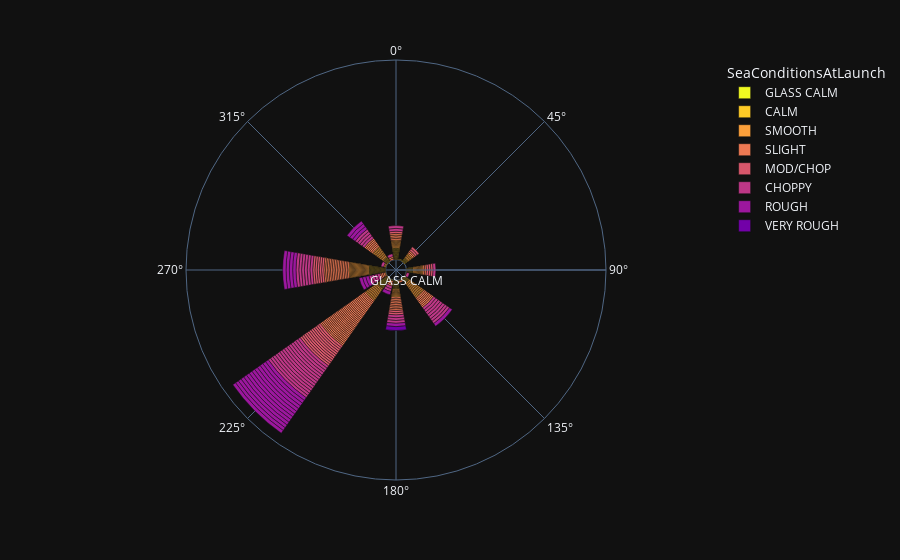

This figure's notebook cell:
### Code cell
import plotly.express as px

fig = px.bar_polar(df, r="SeaConditionsAtLaunch", theta="WindDirectionAtLaunch",
                   color="SeaConditionsAtLaunch", template="plotly_dark",
                   color_discrete_sequence= px.colors.sequential.Plasma_r, 
                   category_orders = {"SeaConditionsAtLaunch": 
                                      ['GLASS CALM', 'CALM', 'SMOOTH','SLIGHT', 'MOD/CHOP', 'CHOPPY','ROUGH', 'VERY ROUGH']})
fig.show()

### Figure 1 — Plotly figure (JSON) as saved in the notebook; plotly's stock layout.template omitted (floating-point values rounded to 4 significant figures; data arrays with more than 128 entries replaced by an {"elided": "..."} marker saying what was removed)
{"data": [{"hovertemplate": "SeaConditionsAtLaunch=%{r}<br>WindDirectionAtLaunch=%{theta}<extra></extra>", "legendgroup": "GLASS CALM", "marker": {"color": "#f0f921", "pattern": {"shape": ""}}, "name": "GLASS CALM", "r": ["GLASS CALM"], "showlegend": true, "subplot": "polar", "theta": [90], "type": "barpolar"}, {"hovertemplate": "SeaConditionsAtLaunch=%{r}<br>WindDirectionAtLaunch=%{theta}<extra></extra>", "legendgroup": "CALM", "marker": {"color": "#fdca26", "pattern": {"shape": ""}}, "name": "CALM", "r": {"elided": "137 str values"}, "showlegend": true, "subplot": "polar", "theta": {"elided": "137 int values"}, "type": "barpolar"}, {"hovertemplate": "SeaConditionsAtLaunch=%{r}<br>WindDirectionAtLaunch=%{theta}<extra></extra>", "legendgroup": "SMOOTH", "marker": {"color": "#fb9f3a", "pattern": {"shape": ""}}, "name": "SMOOTH", "r": ["SMOOTH", "SMOOTH", "SMOOTH", "SMOOTH", "SMOOTH", "SMOOTH", "SMOOTH", "SMOOTH", "SMOOTH", "SMOOTH", "SMOOTH", "SMOOTH", "SMOOTH", "SMOOTH", "SMOOTH", "SMOOTH", "SMOOTH", "SMOOTH", "SMOOTH", "SMOOTH", "SMOOTH", "SMOOTH", "SMOOTH", "SMOOTH", "SMOOTH", "SMOOTH", "SMOOTH", "SMOOTH", "SMOOTH", "SMOOTH", "SMOOTH", "SMOOTH", "SMOOTH", "SMOOTH", "SMOOTH", "SMOOTH", "SMOOTH", "SMOOTH", "SMOOTH", "SMOOTH", "SMOOTH", "SMOOTH", "SMOOTH", "SMOOTH", "SMOOTH", "SMOOTH", "SMOOTH", "SMOOTH", "SMOOTH", "SMOOTH", "SMOOTH", "SMOOTH", "SMOOTH", "SMOOTH", "SMOOTH", "SMOOTH", "SMOOTH", "SMOOTH", "SMOOTH", "SMOOTH", "SMOOTH", "SMOOTH", "SMOOTH", "SMOOTH", "SMOOTH", "SMOOTH", "SMOOTH", "SMOOTH", "SMOOTH", "SMOOTH", "SMOOTH", "SMOOTH", "SMOOTH", "SMOOTH", "SMOOTH", "SMOOTH", "SMOOTH", "SMOOTH", "SMOOTH", "SMOOTH", "SMOOTH", "SMOOTH", "SMOOTH", "SMOOTH", "SMOOTH", "SMOOTH", "SMOOTH", "SMOOTH", "SMOOTH", "SMOOTH"], "showlegend": true, "subplot": "polar", "theta": [225, 0, 225, 225, 0, 90, 225, 45, 135, 0, 315, 270, 225, 45, 248, 225, 270, 270, 225, 135, 135, 135, 180, 135, 90, 315, 180, 270, 45, 90, 315, 225, 180, 293, 180, 270, 315, 270, 270, 270, 315, 180, 0, 270, 180, 45, 45, 0, 225, 90, 180, 293, 135, 315, 90, 270, 270, 225, 225, 135, 315, 315, 315, 270, 0, 225, 135, 315, 90, 135, 135, 270, 135, 315, 90, 135, 135, 270, 135, 315, 90, 135, 135, 270, 270, 90, 225, 270, 270, 0], "type": "barpolar"}, {"hovertemplate": "SeaConditionsAtLaunch=%{r}<br>WindDirectionAtLaunch=%{theta}<extra></extra>", "legendgroup": "SLIGHT", "marker": {"color": "#ed7953", "pattern": {"shape": ""}}, "name": "SLIGHT", "r": ["SLIGHT", "SLIGHT", "SLIGHT", "SLIGHT", "SLIGHT", "SLIGHT", "SLIGHT", "SLIGHT", "SLIGHT", "SLIGHT", "SLIGHT", "SLIGHT", "SLIGHT", "SLIGHT", "SLIGHT", "SLIGHT", "SLIGHT", "SLIGHT", "SLIGHT", "SLIGHT", "SLIGHT", "SLIGHT", "SLIGHT", "SLIGHT", "SLIGHT", "SLIGHT", "SLIGHT", "SLIGHT", "SLIGHT", "SLIGHT", "SLIGHT", "SLIGHT", "SLIGHT", "SLIGHT", "SLIGHT", "SLIGHT", "SLIGHT", "SLIGHT", "SLIGHT", "SLIGHT", "SLIGHT", "SLIGHT", "SLIGHT", "SLIGHT", "SLIGHT", "SLIGHT", "SLIGHT", "SLIGHT", "SLIGHT", "SLIGHT", "SLIGHT", "SLIGHT", "SLIGHT", "SLIGHT", "SLIGHT", "SLIGHT", "SLIGHT", "SLIGHT", "SLIGHT", "SLIGHT", "SLIGHT", "SLIGHT", "SLIGHT", "SLIGHT", "SLIGHT", "SLIGHT", "SLIGHT", "SLIGHT", "SLIGHT", "SLIGHT", "SLIGHT", "SLIGHT", "SLIGHT", "SLIGHT", "SLIGHT", "SLIGHT", "SLIGHT", "SLIGHT", "SLIGHT", "SLIGHT", "SLIGHT", "SLIGHT", "SLIGHT", "SLIGHT", "SLIGHT", "SLIGHT"], "showlegend": true, "subplot": "polar", "theta": [180, 270, 225, 225, 135, 135, 0, 270, 135, 315, 225, 135, 180, 203, 315, 270, 338, 270, 225, 225, 45, 203, 315, 180, 180, 248, 225, 203, 135, 270, 225, 225, 225, 270, 248, 45, 0, 270, 225, 315, 315, 315, 225, 338, 0, 158, 225, 225, 225, 270, 225, 248, 135, 225, 225, 225, 180, 270, 225, 270, 180, 270, 135, 90, 225, 225, 225, 270, 270, 225, 225, 225, 90, 225, 180, 225, 225, 225, 225, 270, 0, 225, 225, 225, 270, 180], "type": "barpolar"}, {"hovertemplate": "SeaConditionsAtLaunch=%{r}<br>WindDirectionAtLaunch=%{theta}<extra></extra>", "legendgroup": "MOD/CHOP", "marker": {"color": "#d8576b", "pattern": {"shape": ""}}, "name": "MOD/CHOP", "r": ["MOD/CHOP", "MOD/CHOP", "MOD/CHOP", "MOD/CHOP", "MOD/CHOP", "MOD/CHOP", "MOD/CHOP", "MOD/CHOP", "MOD/CHOP", "MOD/CHOP", "MOD/CHOP", "MOD/CHOP", "MOD/CHOP", "MOD/CHOP", "MOD/CHOP", "MOD/CHOP", "MOD/CHOP", "MOD/CHOP", "MOD/CHOP", "MOD/CHOP", "MOD/CHOP", "MOD/CHOP", "MOD/CHOP", "MOD/CHOP"], "showlegend": true, "subplot": "polar", "theta": [45, 180, 180, 225, 225, 270, 90, 225, 270, 225, 225, 90, 225, 270, 90, 225, 270, 225, 45, 225, 0, 270, 225, 225], "type": "barpolar"}, {"hovertemplate": "SeaConditionsAtLaunch=%{r}<br>WindDirectionAtLaunch=%{theta}<extra></extra>", "legendgroup": "CHOPPY", "marker": {"color": "#bd3786", "pattern": {"shape": ""}}, "name": "CHOPPY", "r": ["CHOPPY", "CHOPPY", "CHOPPY", "CHOPPY", "CHOPPY", "CHOPPY", "CHOPPY", "CHOPPY", "CHOPPY", "CHOPPY", "CHOPPY", "CHOPPY", "CHOPPY", "CHOPPY", "CHOPPY", "CHOPPY", "CHOPPY", "CHOPPY", "CHOPPY", "CHOPPY", "CHOPPY", "CHOPPY", "CHOPPY", "CHOPPY", "CHOPPY", "CHOPPY", "CHOPPY", "CHOPPY", "CHOPPY", "CHOPPY", "CHOPPY", "CHOPPY", "CHOPPY", "CHOPPY", "CHOPPY", "CHOPPY", "CHOPPY", "CHOPPY", "CHOPPY", "CHOPPY", "CHOPPY", "CHOPPY", "CHOPPY", "CHOPPY", "CHOPPY", "CHOPPY"], "showlegend": true, "subplot": "polar", "theta": [203, 338, 315, 135, 135, 225, 315, 135, 135, 180, 0, 270, 270, 90, 293, 135, 113, 248, 225, 248, 248, 225, 225, 225, 135, 225, 225, 315, 225, 225, 225, 270, 225, 270, 225, 180, 315, 203, 270, 180, 225, 225, 0, 270, 135, 248], "type": "barpolar"}, {"hovertemplate": "SeaConditionsAtLaunch=%{r}<br>WindDirectionAtLaunch=%{theta}<extra></extra>", "legendgroup": "ROUGH", "marker": {"color": "#9c179e", "pattern": {"shape": ""}}, "name": "ROUGH", "r": ["ROUGH", "ROUGH", "ROUGH", "ROUGH", "ROUGH", "ROUGH", "ROUGH", "ROUGH", "ROUGH", "ROUGH", "ROUGH", "ROUGH", "ROUGH", "ROUGH", "ROUGH", "ROUGH", "ROUGH", "ROUGH", "ROUGH", "ROUGH", "ROUGH", "ROUGH", "ROUGH", "ROUGH", "ROUGH", "ROUGH"], "showlegend": true, "subplot": "polar", "theta": [225, 180, 270, 270, 315, 203, 225, 225, 225, 225, 248, 315, 225, 225, 225, 225, 225, 270, 135, 248, 248, 225, 225, 315, 225, 270], "type": "barpolar"}, {"hovertemplate": "SeaConditionsAtLaunch=%{r}<br>WindDirectionAtLaunch=%{theta}<extra></extra>", "legendgroup": "VERY ROUGH", "marker": {"color": "#7201a8", "pattern": {"shape": ""}}, "name": "VERY ROUGH", "r": ["VERY ROUGH"], "showlegend": true, "subplot": "polar", "theta": [180], "type": "barpolar"}], "layout": {"barmode": "relative", "legend": {"title": {"text": "SeaConditionsAtLaunch"}, "tracegroupgap": 0}, "margin": {"t": 60}, "polar": {"angularaxis": {"direction": "clockwise", "rotation": 90}, "domain": {"x": [0, 1], "y": [0, 1]}, "radialaxis": {"categoryarray": ["GLASS CALM", "CALM", "SMOOTH", "SLIGHT", "MOD/CHOP", "CHOPPY", "ROUGH", "VERY ROUGH"], "categoryorder": "array"}}}}
